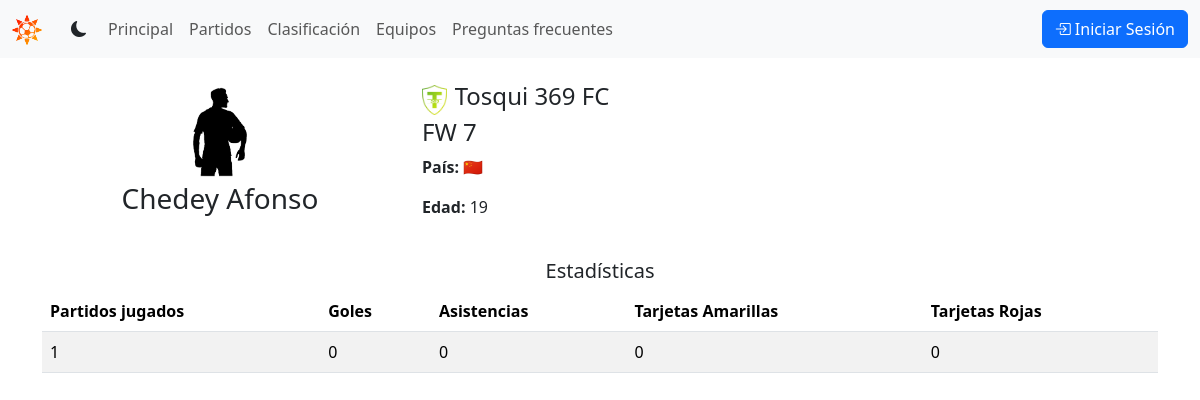
Page /players/6/ on the committed database.
### players/models.py (models this page shows, shortened)
class Player(models.Model):
    user = models.OneToOneField(settings.AUTH_USER_MODEL, on_delete=models.CASCADE)
    photo = models.ImageField(upload_to='players', default='players/default.png')
    team = models.ForeignKey('tournament.Team', related_name='players', null=True, on_delete=models.CASCADE)
    birthdate = models.DateField(blank=True, null=True)
    country = models.CharField(max_length=20, default='🇪🇸')
    number = models.SmallIntegerField(blank=True, default=00)
    GOALKEEPER = 'GK'
    DEFENDER = 'DF'
    MIDFIELDER = 'MD'
    FORWARD = 'FW'
    ROLE = {
        GOALKEEPER: 'Portero',
        DEFENDER: 'Defensa',
        MIDFIELDER: 'Centrocampista',
        FORWARD: 'Delantero'
    }
    position = models.CharField(
        max_length=2,
        choices=ROLE,
        default=MIDFIELDER,
    )
    played=models.SmallIntegerField(default=0)
    goals=models.SmallIntegerField(default=0)
    assists = models.SmallIntegerField(default=0)
    yellow_cards = models.SmallIntegerField(default=0)
    red_cards = models.SmallIntegerField(default=0)
    class Meta:
        ordering = ['team', 'position', 'number']

### tournament/models.py (models this page shows, shortened)
class Team(models.Model):
    name = models.CharField(max_length=100, unique=True)
    club_code = models.CharField(max_length=3, unique=True, default='UFC')
    shield = models.ImageField(upload_to='shields', default='shields/default.png')
    info = models.TextField(max_length=1000, blank=True)
    class Meta:
        ordering = ['name']

### players/views.py (the view)
# urls.py: path('<player_id>/', views.player_info, name='player-info'),
def player_info(request, player_id):
    player = Player.objects.get(id=player_id)
    age = get_player_age(player.birthdate)
    return render(request, 'players/player.html', {'player': player, 'age': age})

### shared/funcs.py (called while the page is built)
def get_player_age(birthdate: date) -> int:
    now = date.today()
    TODAY = now.day
    MONTH = now.month
    YEAR = now.year
    if birthdate.month > MONTH:
        return YEAR - birthdate.year - 1
    elif birthdate.month == MONTH:
        if birthdate.day > TODAY:
            return YEAR - birthdate.year - 1
        else:
            return YEAR - birthdate.year
    else:
        return YEAR - birthdate.year

### players/templates/players/player.html
{% extends "base.html" %}
{% block content %}
<div class="container mt-4">
    <div class="row">
        <div class="col-md-4 text-center">
            <img src="{{ player.photo.url }}" class="img-fluid" style="max-width: 100px; max-height: 100px;" alt="Foto de {{ player.user.first_name }} {{ player.user.last_name }}">
            <h3>{{ player.user.first_name }} {{ player.user.last_name }}</h3>
        </div>
        <div class="col-md-8">
            <div class="d-flex align-items-center">
                <img src="{{ player.team.shield.url }}" class="img-fluid" style="max-width: 30px; max-height: 30px;" alt="Escudo de {{ player.team.name }}">
                <h4 class="ms-2">{{ player.team.name }}</h4>
            </div>
            <h4>{{ player.position }}  {{ player.number }}</h4>
            <p><strong>País:</strong> {{ player.country }}</p>
            <p><strong>Edad:</strong> {{ age }}</p>
        </div>
    </div>
    <h2 class="lead text-center mt-4">Estadísticas</h2>
    <table class="table table-striped">
        <thead>
            <tr>
                <th>Partidos jugados</th>
                <th>Goles</th>
                <th>Asistencias</th>
                <th>Tarjetas Amarillas</th>
                <th>Tarjetas Rojas</th>
            </tr>
        </thead>
        <tbody>
            <tr>
                <td>{{ player.played }}</td>
                <td>{{ player.goals }}</td>
                <td>{{ player.assists }}</td>
                <td>{{ player.yellow_cards }}</td>
                <td>{{ player.red_cards }}</td>
            </tr>
        </tbody>
    </table>
</div>
{% endblock %}

### rows in the picture
Player: photo (placeholder picture), user.first_name "Chedey", user.last_name "Afonso", team.shield (picture), team.name "Tosqui 369 FC", position "FW", number "7", country "🇨🇳", played "1", goals "0", assists "0", yellow_cards "0", red_cards "0"

### other values in the picture
{{ age }} "19"
